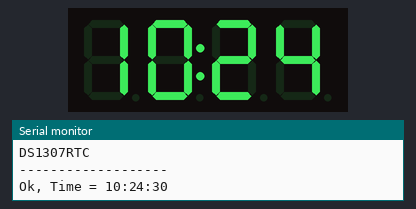
The sketch below on a simulated Arduino Uno, built with avr-gcc and run on an emulated ATmega328P. On the bench: 4-digit seven-segment display, the last lines printed to the serial monitor. The local clock reads 2024-03-15 10:24:30 at power-on unless the sketch sets it.

Above: at 0.3 s.
At 64.7 s:
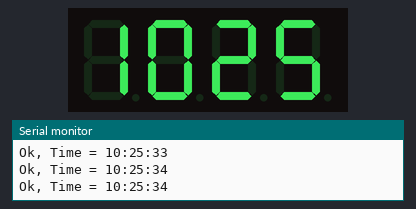
At 129.1 s:
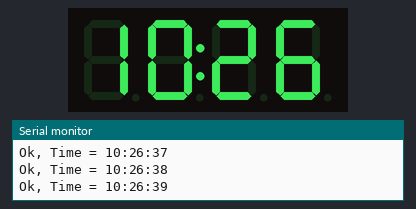

The sketch:

RTC_Display_onTM1637.ino
```cpp
#include <Wire.h>
#include <TimeLib.h>
#include <DS1307RTC.h>
#include <TM1637Display.h>

// Define the connections pins
#define CLK 5
#define DIO 6
TM1637Display display = TM1637Display(CLK, DIO);
static int flag=1;
void setup() {
  Serial.begin(9600);
  while (!Serial) ; // wait for serial
  delay(200);
  Serial.println("DS1307RTC");
  Serial.println("-------------------");
  // Set the display brightness (0-7)
	display.setBrightness(5);
	// Clear the display
	display.clear();
}

void loop() {
  tmElements_t tm;
  if (RTC.read(tm)) {
    Serial.print("Ok, Time = ");
    print2digits(tm.Hour);
    Serial.write(':');
    if (flag==1) {
      display.showNumberDecEx(tm.Hour,0b01000000,false,2,0);
      flag=!flag;
    } else {
      display.showNumberDec(tm.Hour, false, 2, 0);
      flag=!flag;
    }
    print2digits(tm.Minute);
    display.showNumberDec(tm.Minute, false, 2, 2);
    Serial.write(':');
    print2digits(tm.Second);
    Serial.println();

  } else {
    if (RTC.chipPresent()) {
      Serial.println("The DS1307 is stopped.  Please run the SetTime");
      Serial.println("example to initialize the time and begin running.");
      Serial.println();
    } else {
      Serial.println("DS1307 read error!  Please check the circuitry.");
      Serial.println();
    }
    delay(9000);
  }
  delay(500);
}

void print2digits(int number) {
  if (number >= 0 && number < 10) {
    Serial.write('0');
  }
  Serial.print(number);
}
```
